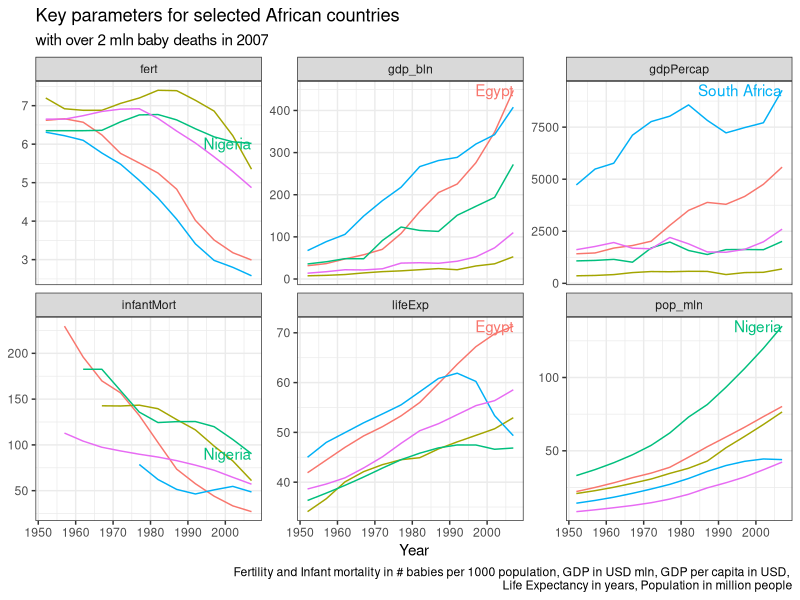
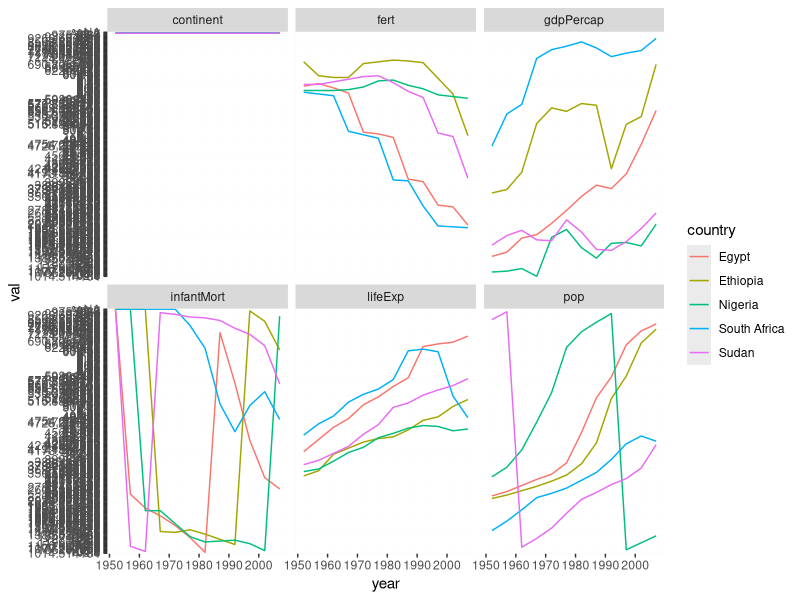
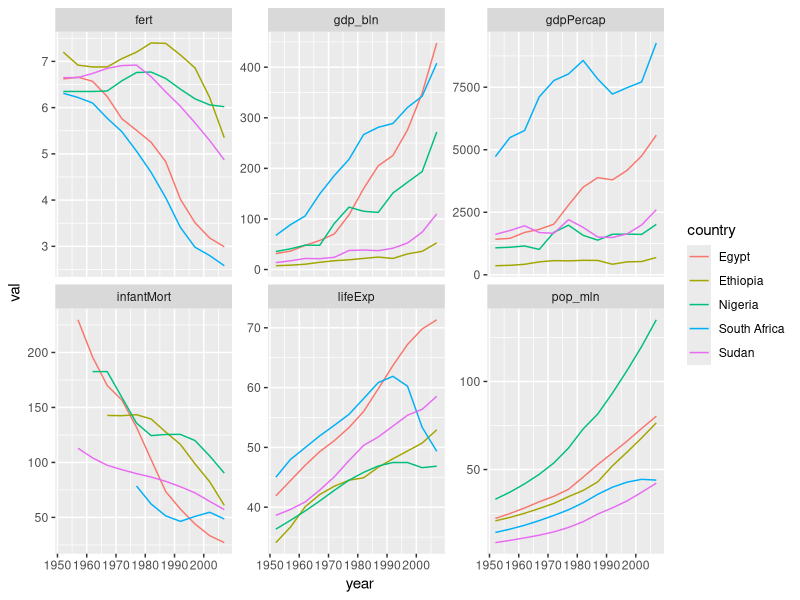
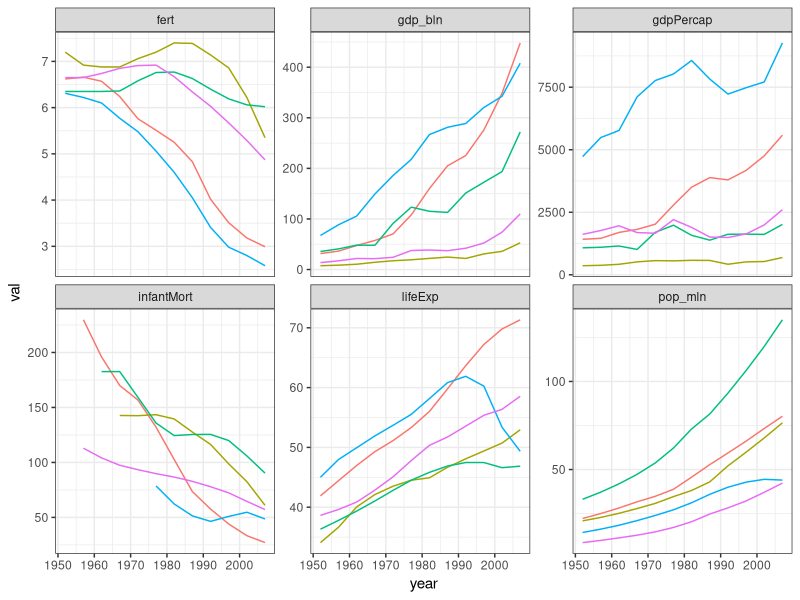
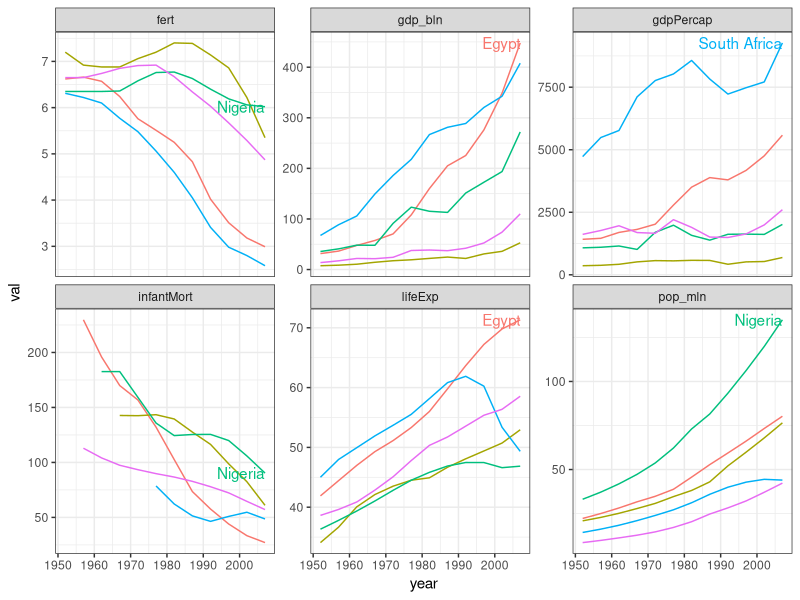
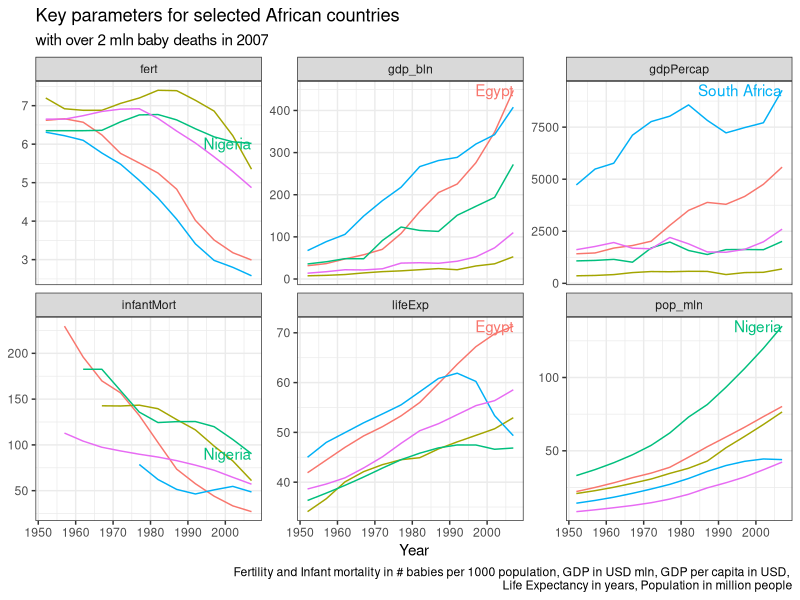

Write the R code that produced these figures, in order.
## ---- chunk 1
knitr::opts_chunk$set(echo = TRUE)
## ---- chunk 2
library(tidyverse)
gapminder_plus <- read_csv("./data/gapminder_plus.csv")
## ---- chunk 3
gapminder_plus %>% filter(continent=="Africa", year==2007, infantMort/1000*pop/10^6>2) %>% 
  select(country) %>% 
  left_join(gapminder_plus) %>% 
  mutate(pop_mln=pop/1e6, gdp_bln=gdpPercap*pop/1e9) %>% select(-c(pop,continent)) %>% 
  gather(key=att, value=val, -c(year,country)) %>% 
  ggplot()+
  geom_line(mapping = aes(x=year, y=val, group=country, color=country))+
  geom_text(data=. %>% filter(year==2007) %>% group_by(att) %>% mutate(max_val=max(val)) %>% filter(val==max_val),
            mapping = aes(x=year, y=max_val, label=country, color=country), hjust="right")+
  facet_wrap(~att, scales = "free_y")+
  theme_bw()+ theme(legend.position = "none") + 
labs(title="Key parameters for selected African countries",
       subtitle="with over 2 mln baby deaths in 2007",
       caption="Fertility and Infant mortality in # babies per 1000 population, GDP in USD mln, GDP per capita in USD, 
       Life Expectancy in years, Population in million people",
       x="Year", y=NULL) 
## ---- chunk 4
gapminder_plus %>% filter(continent=="Africa", year==2007, infantMort/1000*pop>2e6) %>% 
  select(country) 
## ---- chunk 5
gapminder_plus %>% filter(continent=="Africa", year==2007, infantMort/1000*pop/10^6>2) %>% 
  select(country) %>% 
  left_join(gapminder_plus)
## ---- chunk 6
gapminder_plus %>% filter(continent=="Africa", year==2007, infantMort/1000*pop/10^6>2) %>% 
  select(country) %>% 
  left_join(gapminder_plus) %>% 
  gather(key=att, value=val, -c(year,country))
## ---- chunk 7
gapminder_plus %>% filter(continent=="Africa", year==2007, infantMort/1000*pop/10^6>2) %>% 
  select(country) %>% 
  left_join(gapminder_plus) %>% 
  gather(key=att, value=val, -c(year,country)) %>% 
  ggplot()+
  geom_line(mapping = aes(x=year, y=val, group=country, color=country))+
  facet_wrap(~att)
## ---- chunk 8
gapminder_plus %>% filter(continent=="Africa", year==2007, infantMort/1000*pop/10^6>2) %>% 
  select(country) %>% 
  left_join(gapminder_plus) %>% 
  mutate(pop_mln=pop/1e6, gdp_bln=gdpPercap*pop/1e9) %>% select(-c(pop,continent)) %>% 
  gather(key=att, value=val, -c(year,country)) %>% 
  ggplot()+
  geom_line(mapping = aes(x=year, y=val, group=country, color=country))+
  facet_wrap(~att, scales = "free_y")
## ---- chunk 9
gapminder_plus %>% filter(continent=="Africa", year==2007, infantMort/1000*pop/10^6>2) %>% 
  select(country) %>% 
  left_join(gapminder_plus) %>% 
  mutate(pop_mln=pop/1e6, gdp_bln=gdpPercap*pop/1e9) %>% select(-c(pop,continent)) %>% 
  gather(key=att, value=val, -c(year,country)) %>% 
  ggplot()+
  geom_line(mapping = aes(x=year, y=val, group=country, color=country))+
  facet_wrap(~att, scales = "free_y")+
  theme_bw()+ theme(legend.position = "none") 
## ---- chunk 10
gapminder_plus %>% filter(continent=="Africa", year==2007, infantMort/1000*pop/10^6>2) %>% 
  select(country) %>% 
  left_join(gapminder_plus) %>% 
  mutate(pop_mln=pop/1e6, gdp_bln=gdpPercap*pop/1e9) %>% select(-c(pop,continent)) %>% 
  gather(key=att, value=val, -c(year,country)) %>% 

  filter(year==2007) %>% group_by(att) %>% mutate(max_val=max(val)) %>% filter(val==max_val)

## ---- chunk 11
gapminder_plus %>% filter(continent=="Africa", year==2007, infantMort/1000*pop/10^6>2) %>% 
  select(country) %>% 
  left_join(gapminder_plus) %>% 
  mutate(pop_mln=pop/1e6, gdp_bln=gdpPercap*pop/1e9) %>% select(-c(pop,continent)) %>% 
  gather(key=att, value=val, -c(year,country)) %>% 
  ggplot()+
  geom_line(mapping = aes(x=year, y=val, group=country, color=country))+
  geom_text(data=. %>% filter(year==2007) %>% group_by(att) %>% mutate(max_val=max(val)) %>% filter(val==max_val),
            mapping = aes(x=year, y=max_val, label=country, color=country), hjust="right")+
  facet_wrap(~att, scales = "free_y")+
  theme_bw()+ theme(legend.position = "none") 
## ---- chunk 12
gapminder_plus %>% filter(continent=="Africa", year==2007, infantMort/1000*pop/10^6>2) %>% 
  select(country) %>% 
  left_join(gapminder_plus) %>% 
  mutate(pop_mln=pop/1e6, gdp_bln=gdpPercap*pop/1e9) %>% select(-c(pop,continent)) %>% 
  gather(key=att, value=val, -c(year,country)) %>% 
  ggplot()+
  geom_line(mapping = aes(x=year, y=val, group=country, color=country))+
  geom_text(data=. %>% filter(year==2007) %>% group_by(att) %>% mutate(max_val=max(val)) %>% filter(val==max_val),
            mapping = aes(x=year, y=max_val, label=country, color=country), hjust="right")+
  facet_wrap(~att, scales = "free_y")+
  theme_bw()+ theme(legend.position = "none") + 
labs(title="Key parameters for selected African countries",
       subtitle="with over 2 mln baby deaths in 2007",
       caption="Fertility and Infant mortality in # babies per 1000 population, GDP in USD mln, GDP per capita in USD, 
       Life Expectancy in years, Population in million people",
       x="Year", y=NULL)
